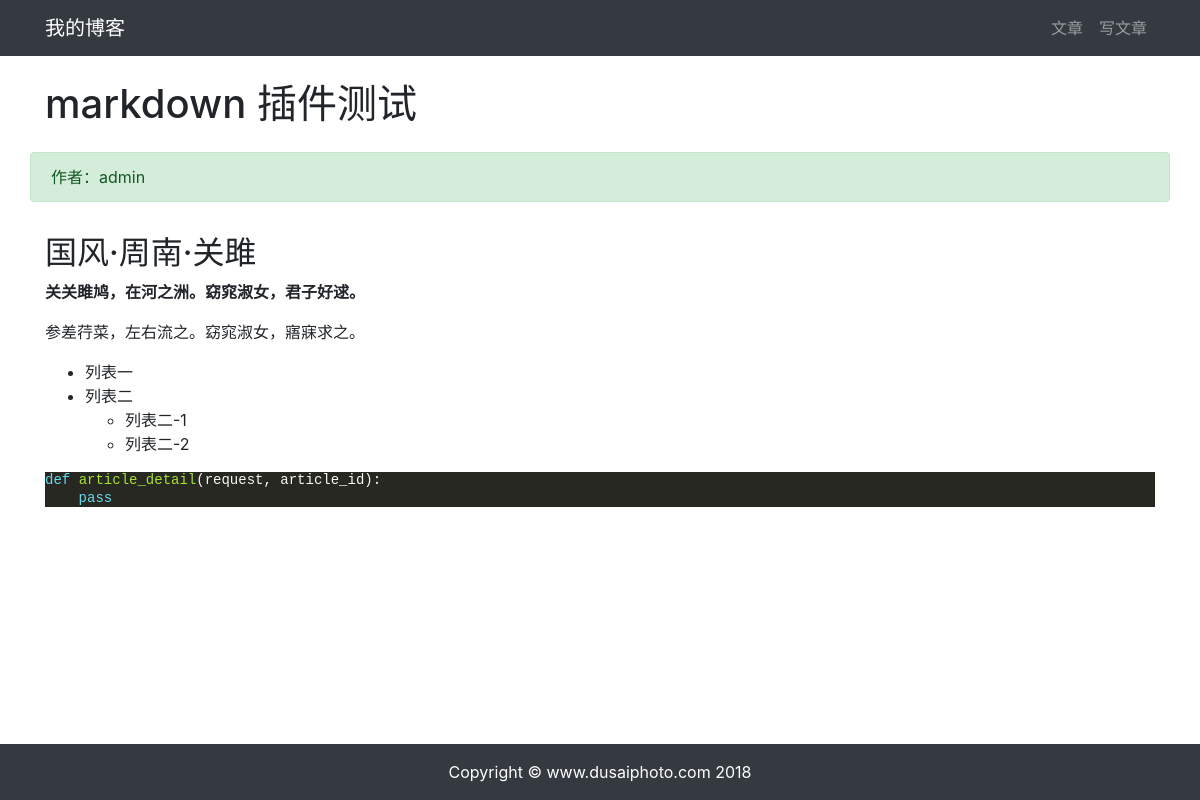
/article/article-detail/3/, run on the app's committed database.
### article/models.py (models this page shows, shortened)
class ArticlePost(models.Model):
    author = models.ForeignKey(User, on_delete=models.CASCADE)
    title = models.CharField(max_length=100)
    body = models.TextField()
    created = models.DateTimeField(default=timezone.now)
    updated = models.DateTimeField(auto_now=True)
    class Meta:
        ordering = ('-created',)

### article/views.py (the view)
# urls.py: path("article-detail/<int:article_id>/", views.article_detail, name="article_detail"),
def article_detail(request, article_id):
    article = ArticlePost.objects.get(id=article_id)
    article.body = markdown.markdown(article.body, extensions=[
        "markdown.extensions.extra",
        "markdown.extensions.codehilite",
    ])
    context = {"article": article}
    return render(request, "article/detail.html", context)

### templates/article/detail.html (shortened to what this page needs)
{% extends "base.html" %}
{% load static %}
{% block content %}
<div class="container">
    <div class="row">
        <h1 class="col-12 mt-4 mb-4">{{ article.title }}</h1>
        <div class="col-12 alert alert-success">作者：{{ article.author }}</div>
        <div class="col-12">
            <p>{{ article.body|safe }}</p>
        </div>
    </div>
</div>
{% endblock content %}

### static/md_css/monokai.css (style rules this page uses)
pre { line-height: 125%; margin: 0; }
.codehilite { background: #272822; color: #f8f8f2 }
.codehilite .k { color: #66d9ef }
.codehilite .n { color: #f8f8f2 }
.codehilite .p { color: #f8f8f2 }
.codehilite .nf { color: #a6e22e }
.codehilite .w { color: #f8f8f2 }

### data on the page
ArticlePost: title "markdown 插件测试", author "admin", body "国风·周南·关雎 关关雎鸠，在河之洲。窈窕淑女，君子好逑。 参差荇菜，左右流之。窈窕淑女，寤寐求之。 列表一 列表二 列表二-1 列表二-2 def article_detail ( request , article_id ): pass"
